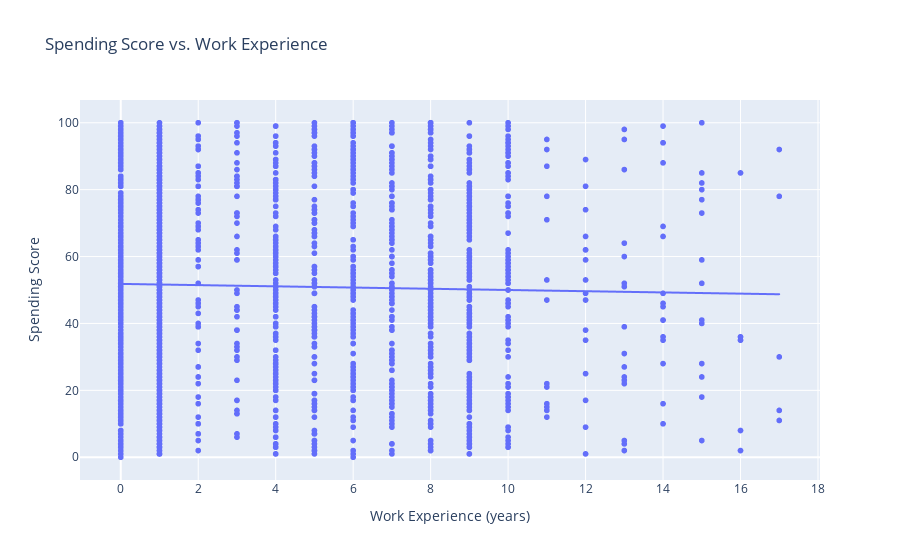

Notebook cell for this chart:
### Code cell
fig_work = px.scatter(df_encoded, x='Work Experience', y='Spending Score (1-100)',
                 title='Spending Score vs. Work Experience',
                 labels={'Work Experience': 'Work Experience (years)', 'Spending Score (1-100)': 'Spending Score'},
                 trendline='ols')

fig_work.show()

### Figure 1 — Plotly figure (JSON) as saved in the notebook; plotly's stock layout.template omitted (floating-point values rounded to 4 significant figures; data arrays with more than 128 entries replaced by an {"elided": "..."} marker saying what was removed)
{"data": [{"hovertemplate": "Work Experience (years)=%{x}<br>Spending Score=%{y}<extra></extra>", "legendgroup": "", "marker": {"color": "#636efa", "symbol": "circle"}, "mode": "markers", "name": "", "showlegend": false, "type": "scattergl", "x": {"elided": "1965 int values"}, "xaxis": "x", "y": {"elided": "1965 int values"}, "yaxis": "y"}, {"hovertemplate": "<b>OLS trendline</b><br>Spending Score (1-100) = -0.182315 * Work Experience + 51.825<br>R<sup>2</sup>=0.000655<br><br>Work Experience (years)=%{x}<br>Spending Score=%{y} <b>(trend)</b><extra></extra>", "legendgroup": "", "marker": {"color": "#636efa", "symbol": "circle"}, "mode": "lines", "name": "", "showlegend": false, "type": "scattergl", "x": {"elided": "1965 int values"}, "xaxis": "x", "y": {"elided": "1965 float values"}, "yaxis": "y"}], "layout": {"legend": {"tracegroupgap": 0}, "title": {"text": "Spending Score vs. Work Experience"}, "xaxis": {"anchor": "y", "domain": [0, 1], "title": {"text": "Work Experience (years)"}}, "yaxis": {"anchor": "x", "domain": [0, 1], "title": {"text": "Spending Score"}}}}
